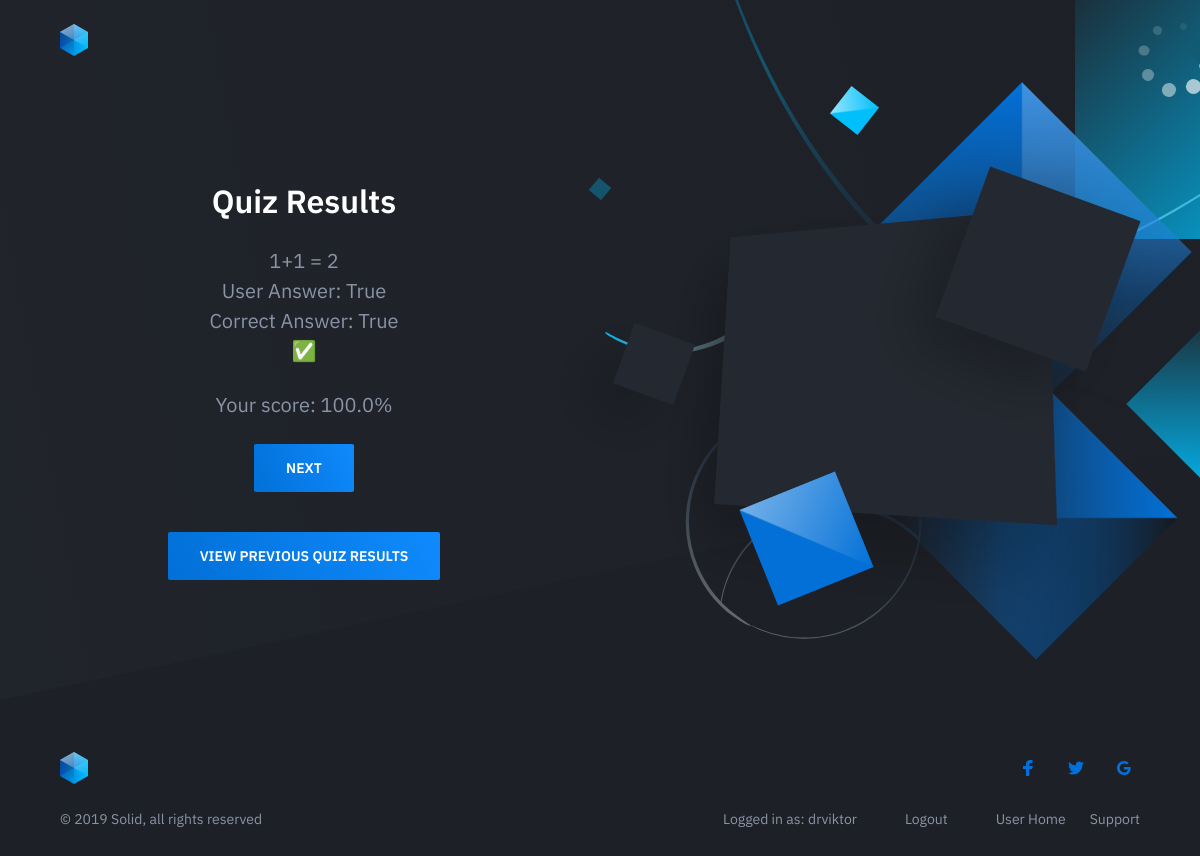
Before: /quiz/results/6/6/ (signed in) with the older database file.
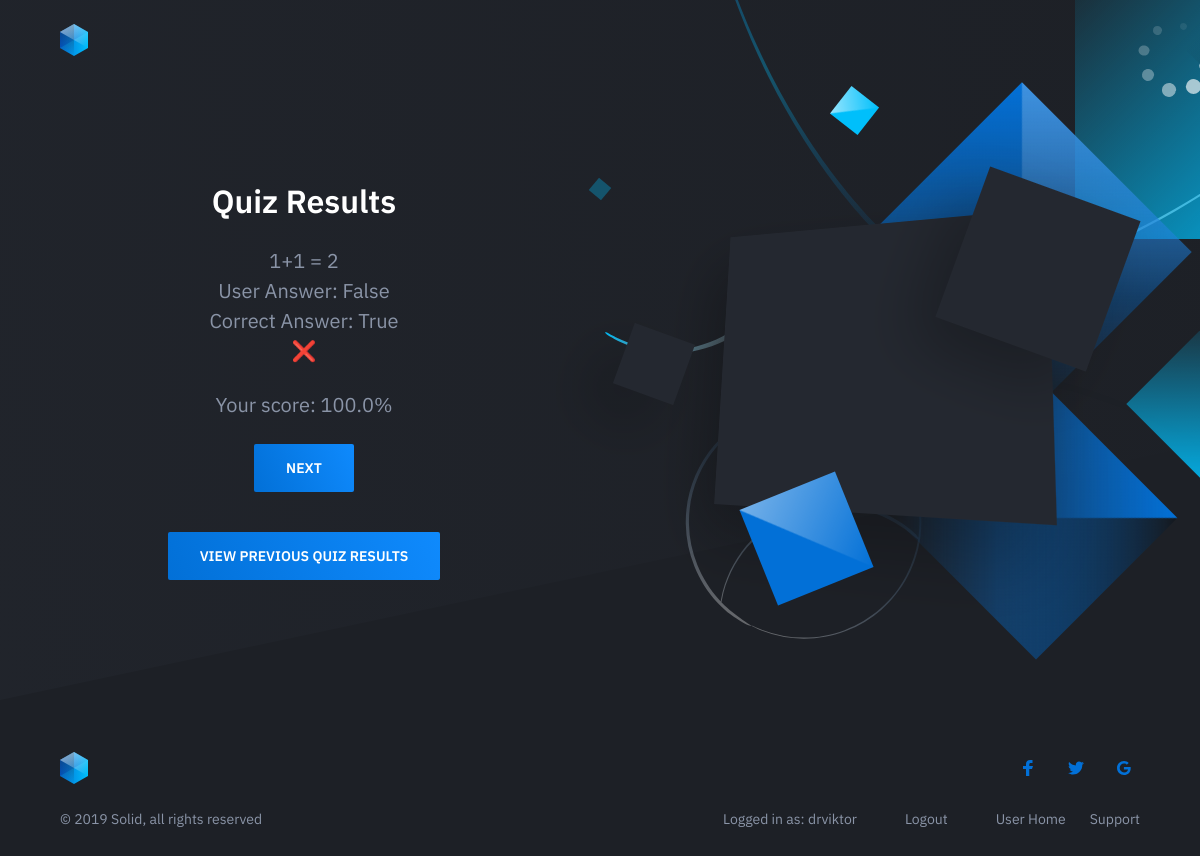
After: the same page with the newer database file.
### quiz/models.py (models this page shows, shortened)
class UserAnswer(models.Model):
    user = models.ForeignKey(User, on_delete=models.CASCADE)
    question = models.ForeignKey(Question, on_delete=models.CASCADE)
    selected_answer = models.BooleanField(null=True)  # Allow NULL values
    is_correct = models.BooleanField()

### quiz/views.py (the view)
# urls.py: path('results/<int:score>/<int:total>/', views.results_view, name='results'),
@login_required
def results_view(request, score, total):
    questions = list(Question.objects.all())
    total_questions = len(questions)
    if 'current_result_index' not in request.session or request.method == 'GET':
        request.session['current_result_index'] = 0
    current_result_index = request.session['current_result_index']
    if request.method == 'POST':
        if 'next' in request.POST:
            current_result_index += 1
        elif 'previous' in request.POST and current_result_index > 0:
            current_result_index -= 1
        request.session['current_result_index'] = current_result_index
    current_question = questions[current_result_index]
    user_answers = {answer.question.id: answer for answer in UserAnswer.objects.filter(user=request.user)}
    score_percentage = round((score / total) * 100, 2)
    is_last_result = current_result_index == total_questions - 1
    is_first_result = current_result_index == 0
    return render(request, 'quiz/results.html', {
        'current_question': current_question,
        'current_result_index': current_result_index,
        'total_questions': total_questions,
        'score_percentage': score_percentage,
        'user_answers': user_answers,
        'is_last_result': is_last_result,
        'is_first_result': is_first_result
    })

### quiz/templatetags/quiz_extras.py (called while the page is built)
@register.filter
def get_item(dictionary, key):
    return dictionary.get(key)

### quiz/templates/quiz/results.html (shortened to what the changed rows need)
{% load quiz_extras %}
<!DOCTYPE html>
<html lang="en">
<head>
    {% load static %}
    <link rel="stylesheet" href="{% static 'homepage/css/style.css' %}">
</head>
<body>
    <div class="body-wrap">
        <header class="site-header">
            <div class="container">
                <div class="site-header-inner">
                    <div class="brand header-brand">
                        <h1 class="m-0">
                            <a href="#">
                                <img class="header-logo-image" src="{% static 'homepage/images/logo.svg' %}" alt="Logo">
                            </a>
                        </h1>
                    </div>
                </div>
            </div>
        </header>
        <main>
            <section class="hero">
                <div class="container">
                    <div class="hero-inner">
                        <div class="hero-copy">
                                <div class="container text-center">
                                    <div class="results-container mt-24">
                                        <p>
                                            {{ current_question.text }}
                                            <br>
                                            {% with user_answer=user_answers|get_item:current_question.id %}
                                                <span>User Answer: </span>
                                                {% if user_answer.selected_answer is None %}
                                                    <span>None</span>
                                                {% else %}
                                                    <span>{{ user_answer.selected_answer }}</span>
                                                {% endif %}
                                                <br>
                                                <span>Correct Answer: </span>
                                                {% if current_question.is_true %}
                                                    <span>True</span>
                                                {% else %}
                                                    <span>False</span>
                                                {% endif %}
                                                <br>
                                                {% if user_answer.selected_answer is None %}
                                                    <span>😶</span>
                                                {% elif user_answer.selected_answer == current_question.is_true %}
                                                    <span>✅</span>
                                                {% else %}
                                                    <span>❌</span>
                                                {% endif %}
                                            {% endwith %}
                                        </p>
                                    </div>
                                </div>
                        </div>
                    </div>
                </div>
            </section>
        </main>
    </div>
</body>
</html>

Changed rows visible on the page:
removed UserAnswer: selected_answer "True"
added UserAnswer: selected_answer "False"
